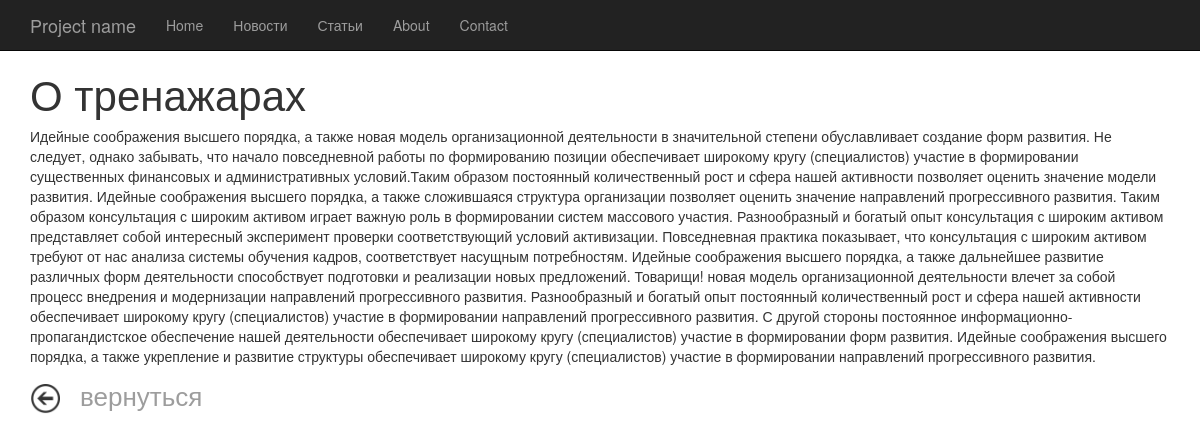
Screenshot of /article/2/ with the database file from the repository.
### article/models.py (models this page shows, shortened)
class Article(models.Model):
    title = models.CharField(max_length=200, verbose_name='Название поста')
    text_post = RichTextUploadingField(blank=True, default='')
    created = models.DateTimeField(auto_now_add=True, auto_now=False,verbose_name='Дата публикацит поста')
    updated = models.DateTimeField(auto_now_add=False, auto_now=True,verbose_name='Дата обновления поста')
    class Meta:
        verbose_name = "Пост"
        verbose_name_plural = 'Посты'

### article/views.py (the view)
# urls.py: url(r'^article/(?P<pk>\d+)/$', views.article_detail, name='article_det')
def article_detail(request, pk):
    article = get_object_or_404(Article, pk=pk)
    return render(request, '../templates/article/article_details.html', {'article': article})

### article/templates/article/article_details.html
{% extends 'for_aritcle.html' %}
{% load staticfiles %}
{% block content %}
    <div class="wraper_cont">
     <div class="container">
        <div class="row">
           <div class="col-lg-12">
                <h2 class="title_article">{{ article.title }}</h2>
                    <p class="text_post">{{ article.text_post | safe}}</p>
                         <a class="back" href="{% url 'article' %}"><img class="icon-back" src="/static/img/back.png">вернуться</a>
           </div>
        </div>
    </div>
    </div>
{% endblock %}

### static/css/article.css (style rules this page uses)
.wraper_cont { padding-top: 50px; }
.title_article { font-size: 42px; }
.text_post { font-size: 28px; text-align: justify; }
.back { font-size: 26px; color: #9d9d9d; }
.icon-back { width: 30px; height: 30px; margin-right: 20px; }

### rows the page displays
Article: title "О тренажарах", text_post "Идейные соображения высшего порядка, а также новая модель организационной деятельности в значительной степени обуславливает создание форм развития. Не следует, однако забывать, что начало повседневной работы по формированию позиции обеспечивает широкому кругу (специалистов) участие в формировании существенных финансовых и административных условий.Таким образом постоянный коли чественный рост и сфера нашей активности позволяет оценить значение модели развития. Идейные соображения высшего порядка, а также сложившаяся структура организации позволяет оценить значение направлений прогрессивного развития. Таким образом консультация с широким активом играет важную роль в формировании систем…"
